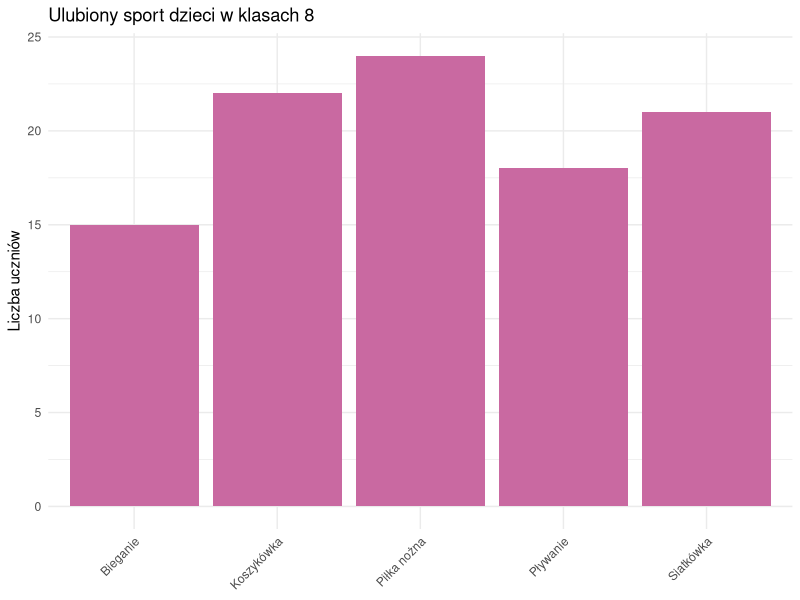
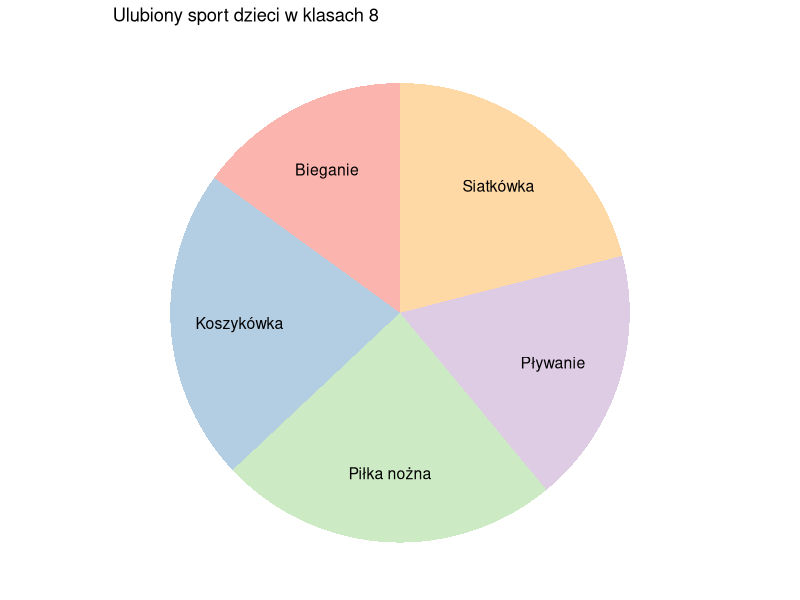
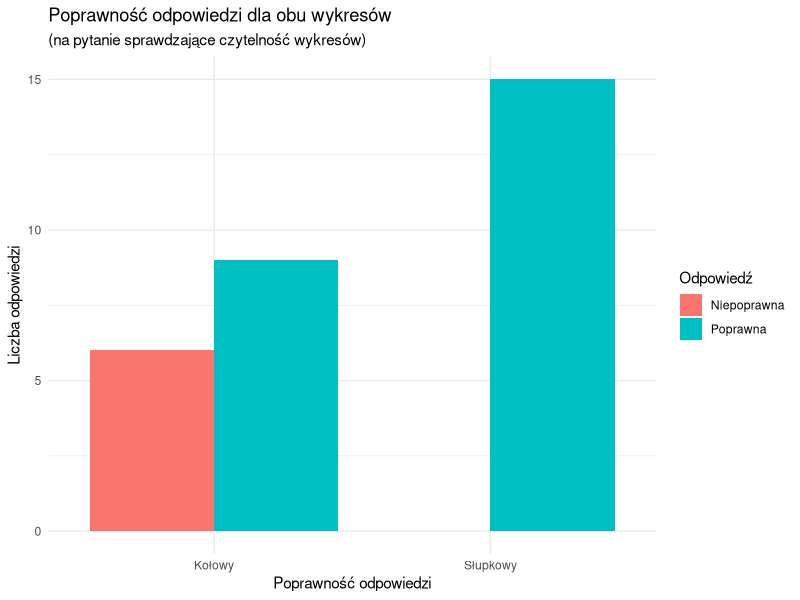
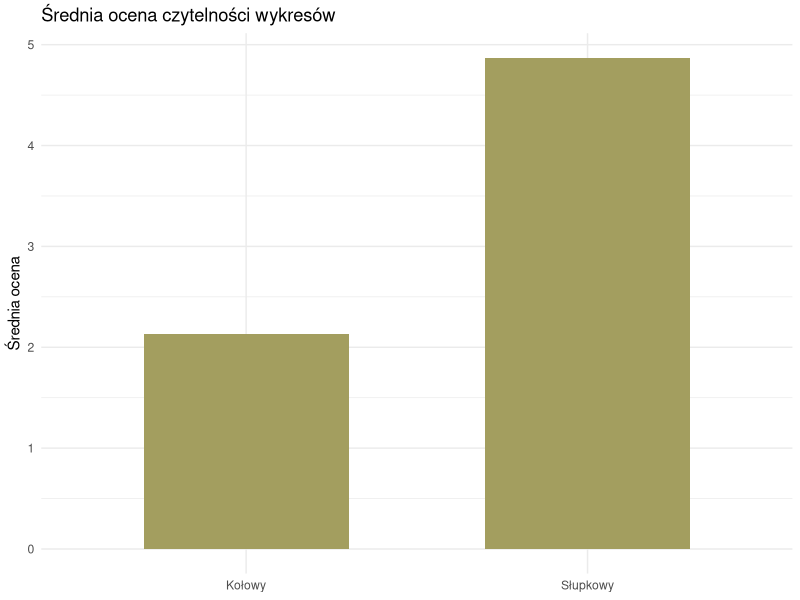

Here is the R script that generated these plots, in order:
## ---- chunk 1
knitr::opts_chunk$set(echo = FALSE, message = FALSE, warning = FALSE)
library(ggplot2)
library(dplyr)
library(RColorBrewer)
## ---- chunk 2
# Tworzę bazę danych, z której utworzę wykresy do ankiety
sport <- c("Piłka nożna", "Koszykówka", "Siatkówka", "Pływanie", "Bieganie")
liczba <- c(24, 22, 21, 18, 15)
data = data.frame(sport, liczba)

# Wykres słupkowy
ggplot(data, aes(x = sport, y = liczba)) +
  geom_bar(stat = "identity", fill = "#c969a1") +
  labs(title = "Ulubiony sport dzieci w klasach 8", y = "Liczba uczniów", x = NULL) +
  theme_minimal() +
  theme(axis.text.x = element_text(angle = 45, hjust = 1))
## ---- chunk 3
# Wykres kołowy
ggplot(data, aes(x = "", y = liczba, fill = sport)) +
  geom_bar(width = 1, stat = "identity") +
  coord_polar("y") +
  geom_text(aes(x=1.2, label = sport),
            position = position_stack(vjust = 0.5),
            size = 4) +
  labs(title = "Ulubiony sport dzieci w klasach 8") +
  scale_fill_brewer(palette = "Pastel1") +
  theme_void() +
  theme(legend.position = "none")

## ---- chunk 4
# Dane z ankiety dotyczące liczby poprawnych odpowiedzi na pytanie sprawdzające czytelność wykresów
poprawnosc <- data.frame(
  wykres = rep(c("Kołowy", "Słupkowy"), each = 2),
  Odpowiedź = rep(c("Poprawna", "Niepoprawna"), times = 2),
  liczba = c(9, 6, 15, 0)
)

# Wykres przedstawiający powyższe dane
ggplot(poprawnosc, aes(x = wykres, y = liczba, fill = Odpowiedź)) +
  geom_bar(stat = "identity", position = "dodge") +
  labs(title = "Poprawność odpowiedzi dla obu wykresów",
       subtitle = "(na pytanie sprawdzające czytelność wykresów)",
       y = "Liczba odpowiedzi", x = "Poprawność odpowiedzi") +
  theme_minimal()
## ---- chunk 5
# Dane z ankiety dotyczące oceny czytelności obu wykresów
czytelnosc <- data.frame(
  wykres = c("Kołowy", "Słupkowy"),
  srednia_ocena = c(2.13, 4.87)
)

# Wykres słupkowy przedstawiający powyższe dane
ggplot(czytelnosc, aes(x = wykres, y = srednia_ocena)) +
  geom_bar(stat = "identity", width = 0.6, fill = "#a39e5f") +
  labs(title = "Średnia ocena czytelności wykresów", y = "Średnia ocena", x = NULL) +
  theme_minimal() +
  theme(legend.position = "none")
